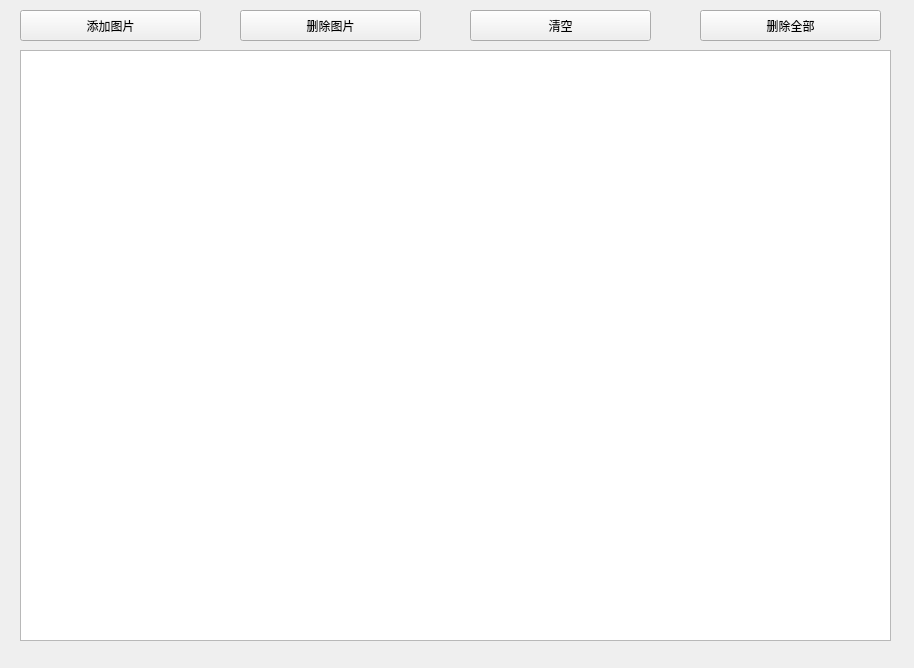
<?xml version="1.0" encoding="UTF-8"?>
<ui version="4.0">
 <class>MyListView</class>
 <widget class="QWidget" name="MyListView">
  <property name="geometry">
   <rect>
    <x>0</x>
    <y>0</y>
    <width>914</width>
    <height>668</height>
   </rect>
  </property>
  <property name="windowTitle">
   <string>Form</string>
  </property>
  <widget class="QListView" name="pic_list_view">
   <property name="geometry">
    <rect>
     <x>20</x>
     <y>50</y>
     <width>871</width>
     <height>591</height>
    </rect>
   </property>
  </widget>
  <widget class="QPushButton" name="add_pic_btn">
   <property name="geometry">
    <rect>
     <x>20</x>
     <y>10</y>
     <width>181</width>
     <height>31</height>
    </rect>
   </property>
   <property name="text">
    <string>添加图片</string>
   </property>
  </widget>
  <widget class="QPushButton" name="clear_btn">
   <property name="geometry">
    <rect>
     <x>470</x>
     <y>10</y>
     <width>181</width>
     <height>31</height>
    </rect>
   </property>
   <property name="text">
    <string>清空</string>
   </property>
  </widget>
  <widget class="QPushButton" name="del_pic_btn">
   <property name="geometry">
    <rect>
     <x>240</x>
     <y>10</y>
     <width>181</width>
     <height>31</height>
    </rect>
   </property>
   <property name="text">
    <string>删除图片</string>
   </property>
  </widget>
  <widget class="QPushButton" name="del_all_pic_btn">
   <property name="geometry">
    <rect>
     <x>700</x>
     <y>10</y>
     <width>181</width>
     <height>31</height>
    </rect>
   </property>
   <property name="text">
    <string>删除全部</string>
   </property>
  </widget>
 </widget>
 <resources/>
 <connections/>
</ui>
